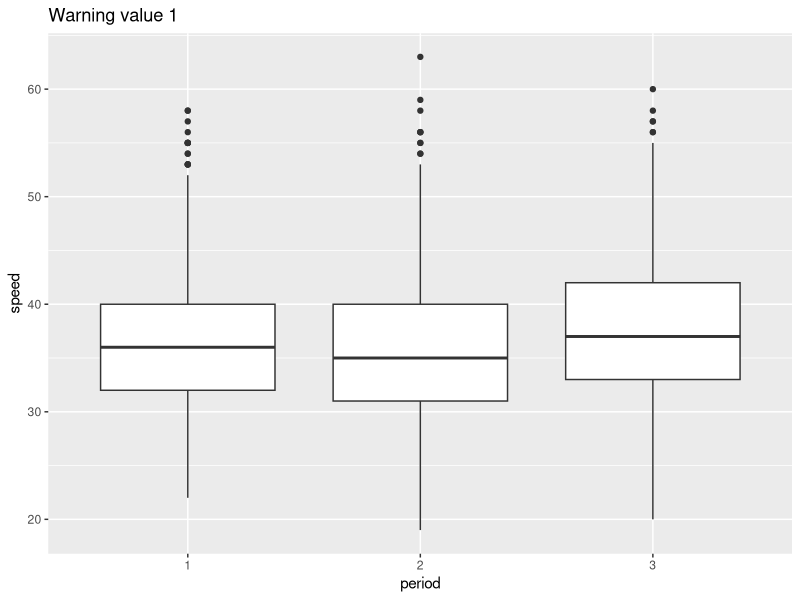
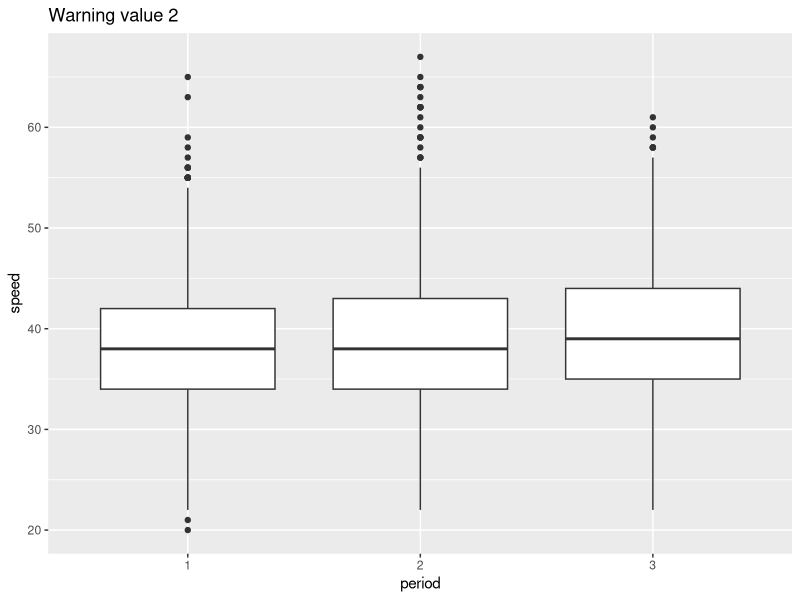

Write R code to recreate these figures, in order.
### Stats with R Exercise sheet 6

##########################
# ANOVA
##########################

## This exercise sheet contains the exercises that you will need to complete and 
## submit by 23:55 on Monday, January 04. Write the code below the questions. 
## If you need to provide a written answer, comment this out using a hashtag (#). 
## Submit your homework via moodle.
## You are required to work together in groups of three students.
## You need to provide a serious attempt to each exercise in order to have
## the assignment graded as complete. 

## Please write below your (and your teammates) name, matriculation number. 
## Name: Divesh Kumar
## Matriculation number: 7010048

## Name: Aleena Siji
## Matriculation number: 7010829 

## Name: Deepa Rani Mahato
## Matriculation number: 7012336

## Change the name of the file by adding your matriculation numbers
## (sheet06_7010048_7010829_7012336.R)

###########################################################################################



#######################
### Exercise 1: Preparation
#######################

library(boot)
library(ggplot2)
library(reshape)

# This time we will be working with the "amis" data frame (package 'boot') that has 
# 8437 rows and 4 columns.

# In a study into the effect that warning signs have on speeding patterns, 
# Cambridgeshire County Council considered 14 pairs of locations. The locations were 
# paired to account for factors such as traffic, volume and type of road. One site in 
# each pair had a sign erected warning of the dangers of speeding and asking drivers 
# to slow down. No action was taken at the second site. Three sets of measurements 
# were taken at each site. 
# Each set of measurements was nominally of the speeds of 100 cars but not all sites 
# have exactly 100 measurements. These speed measurements were taken before the 
# erection of the sign, shortly after the erection of the sign, and again after 
# the sign had been in place for some time.

# a) For the further reference please use ?amis. 
# It may take some time to understand the dataset. 
?amis

# b) Load the dataset, store it into a variable called "data", and briefly inspect it. 
# Feel free to make some plots and calculate some statistics in order to understand 
# the data.
data <- amis
head(data)

# c) All our columns have numeric type. Convert the categorial columns to factors.
str(data)
data$period = as.factor(data$period)
data$warning = as.factor(data$warning)
data$pair = as.factor(data$pair)
# As except speed all other variables are categorical.

# d) Plot boxplots for the distribution of `speed` for each of the `period` values 
# (before, immediately after and after some time). Build 2 plots (each containing 3 
# boxplots) side by side depending on the `warning` variable.
# (For all plots here and below please use ggplot)
dWarning1 = subset(data, warning == 1)
dWarning2 = subset(data, warning == 2)
# Box Plot for data with Warning 1
ggplot(dWarning1, aes(x = period,y = speed))+
  geom_boxplot() + ggtitle("Warning value 1")
# Box Plot for data with Warning 2
ggplot(dWarning2, aes(x = period,y = speed))+
  geom_boxplot()  + ggtitle("Warning value 2")


# e) What can you conclude looking at the plots? What can you say about people's 
# behaviour in different periods: before, immediately after and after some time?
# Regarding readings with Warning 1 we can see that the mean speed dropped immediately
# after the sign was erected however in "after some time" situation mean speed increased
# indicating that people started ignoring the warning signs.


# f) What are your ideas about why the data with warning==2 (sites where no sign was 
# erected) was collected?


#######################
### Exercise 2: 1-way ANOVA
#######################

# a) First let's create a new data frame which will be used for all exercise 2.
# For the 1-way ANOVA we will be working with a subset of `amis` using only the 
# data for sites where warning signs were erected, which corresponds to warning==1. 
# Therefore first subset your data to filter out warning==2 and then apply cast() 
# to average "speed" over each "pair" and "period". 
# Assign this new data frame to the variable casted_data.



# b) Build boxplots of the average speed depending on "period".


# c) Looking at the boxplots, is there a difference between the periods?



# Now, let's check the ANOVA assumptions and whether they are violated or not 
# and why.

# d) Independence assumption
# (Figure out the best way to check this assumption and give a detailed justified 
# answer to whether it is violated or not.)



# e) Normality of residuals
# (Figure out the best way to check this assumption and give a detailed justified 
# answer to whether it is violated or not.)



# f) Homogeneity of variance of residuals
# (Figure out the best way to check this assumption and give a detailed justified 
# answer to whether it is violated or not.)



# g) Now we are ready to perform 1-way ANOVA: please use the function aov() on the 
# speed depending on the period, report p-value and interpret the result in details.


# h) what were the degrees of freedom from the result in part g)

# i) Calcuate the effect size and interpret the results. 

# j) Please do pairwise t-tests of the same variables as in g) using pairwise.t.test().


# k) Report the pairwise p-values and interpret the result in detail.


# l) Try to use no adjustment for pairwise testing and then the Bonferroni correction.
# Does the result change? 

# m) If the results change why do they? What does Bonferroni correction do?


# n) If the assumption of Normality does not hold, which test would you be using in this scenario.

#######################
### Exercise 3: 2-way ANOVA
#######################
# a) Now we want to analyze the influence of 2 categorial variables 
# (period and warning) on the speed.
# So let's turn back to our initial dataset amis (not its subset with warning==1).
# First, we need to average the speed over each `pair`, `warning` and `period
# Cast your data again and assign the resuts to casted_data2.



# b) Calculate the mean for each of the 6 possible pairs of `period` and `warning`.


# c) Do you think there is a significant difference between some of the groups?


# d) State the main difference between the applicabilty of 1-way and 2-way ANOVA.

# e) Now apply the 2-way ANOVA: please use the function aov() on the speed depending 
# on the period and warning.
# Report the p-value and interpret the result in detail. Properly formulate the findings!


# f) What do you conclude about the behaviour of drivers based on the 2-way ANOVA?
